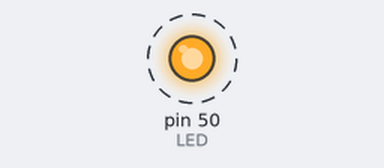
Bench run of a sketch on a simulated Arduino Mega 2560, built with avr-gcc and run on an emulated ATmega2560. On the bench: output pins drawn as LEDs (lit = HIGH). Dashed ring = blinking. What the sketch prints to the serial monitor is not drawn.

Above: at 0.2 s.
Timing chart, 0 to 3.0 s (numbered marks = the images above):
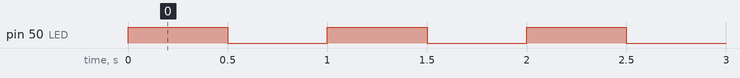

The sketch:

parte2.ino
```cpp
int LED = 50;
int Boton = 30;
int anterior = 0;
int cont = 0;
int counter = 0;

void setup()
{
  Serial.begin(9600);
  pinMode(LED, OUTPUT);
  pinMode(Boton, INPUT_PULLUP);
  attachInterrupt(digitalPinToInterrupt(Boton), interrupcion, FALLING);
}

void loop()
{
  digitalWrite(LED, HIGH);
  delay(500);
  digitalWrite(LED, LOW);
  delay(500);

  if (counter != cont)
   {
      counter = cont;

   }
   Serial.println(counter);

}

void interrupcion()
{
   cont++;
   Serial.println(cont);
}
```

Measured:
- by itself, pin 50 (LED): alternates HIGH for 0.50 s and LOW for 0.50 s
